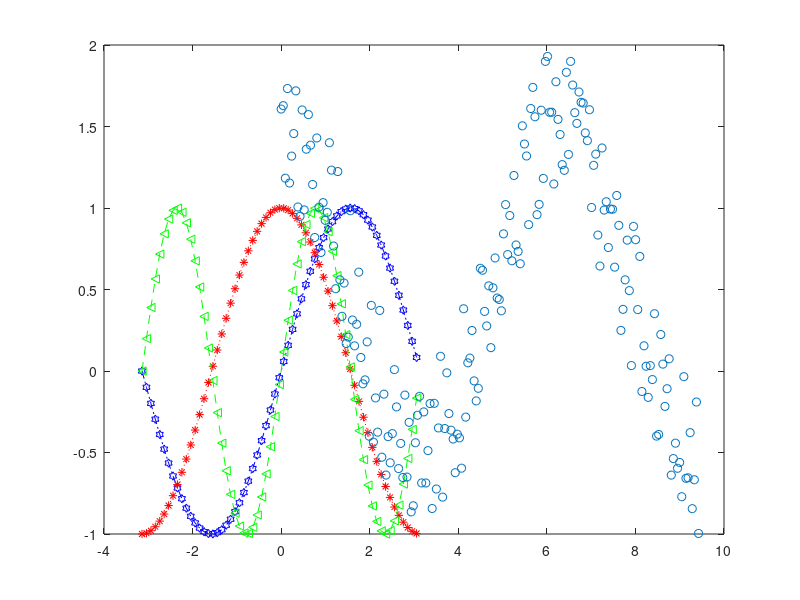

MATLAB code for this plot:
clc; close all;
x=-pi:0.1:pi;
plot(x,sin(x),'-.hb');
hold on
plot(x,cos(x),':*r');
plot(x,sin(2*x),'--<g')

%%
clc; close all;
x=linspace(0,3*pi,200);
y=cos(x)+rand(1,200);
scatter(x,y);